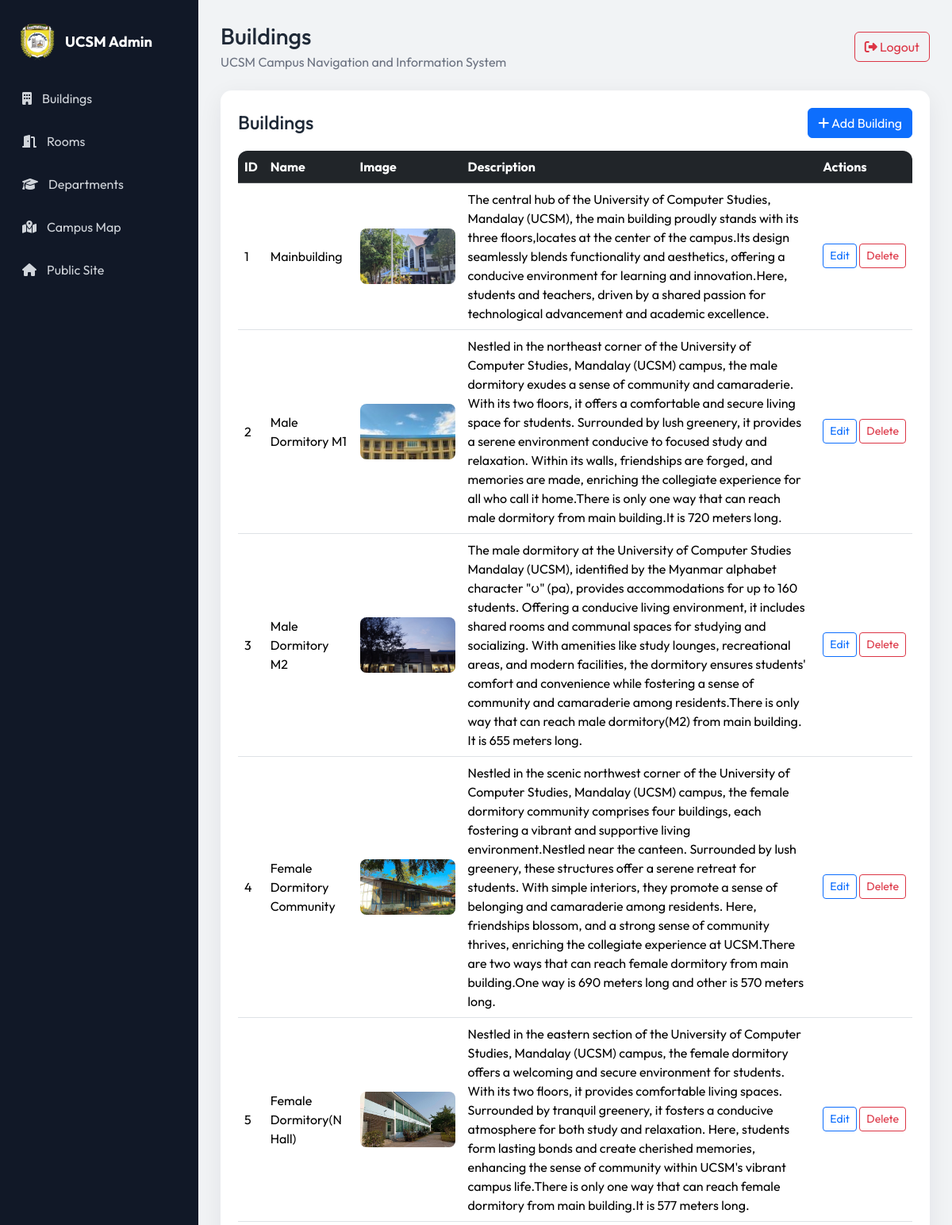
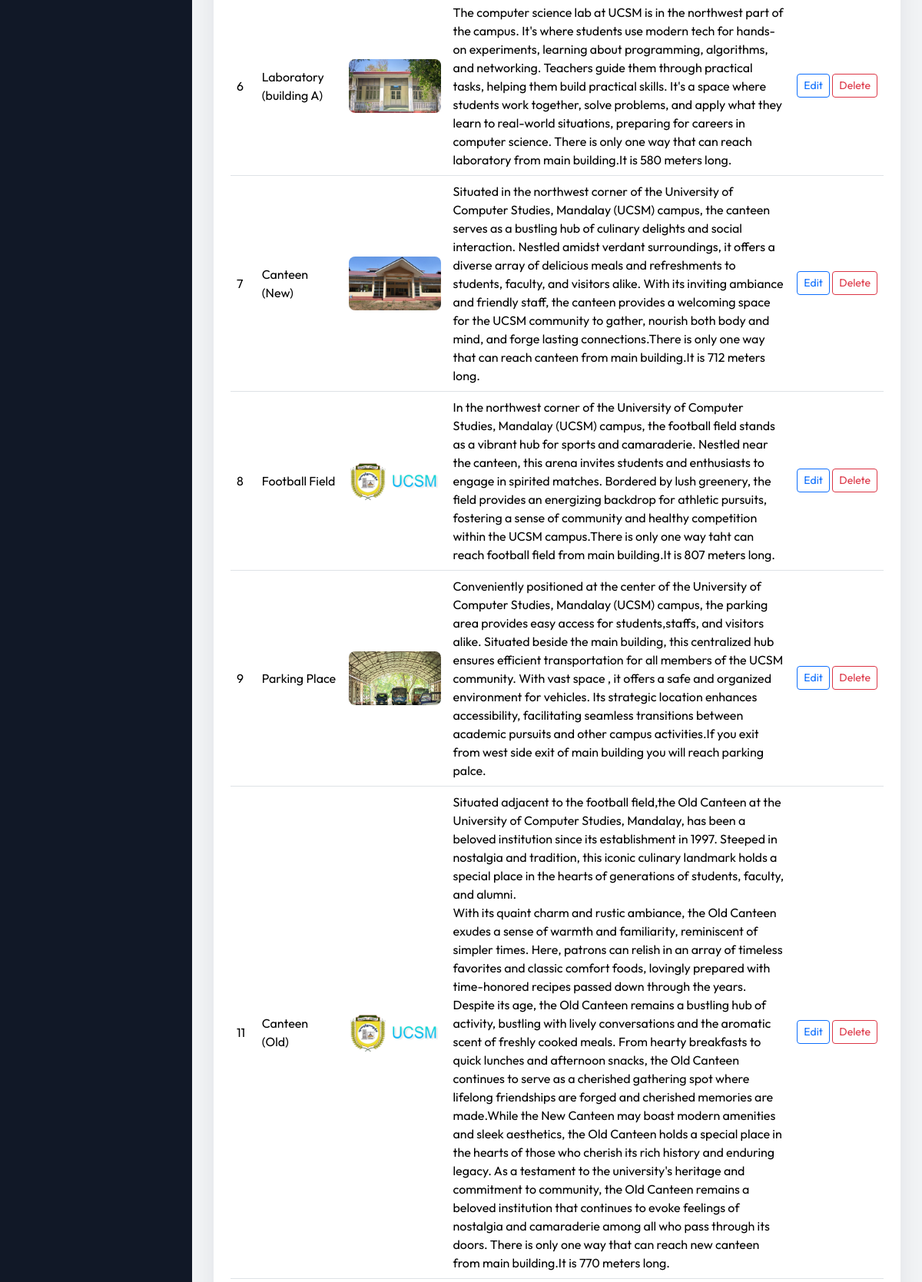
The app's page /adminpage.php (signed in, upper part) with its own data (2 pictures, top to bottom).
### tables this page shows
CREATE TABLE `buildings` (
  `id` int(225) NOT NULL,
  `bname` varchar(200) DEFAULT NULL,
  `img` longblob NOT NULL,
  `description` text DEFAULT NULL
);

### includes/helpers.php (called while the page is built, shortened)
<?php
function e(?string $value): string
{
    return htmlspecialchars((string)$value, ENT_QUOTES, 'UTF-8');
}

### bootstrap.php (called while the page is built, shortened)
<?php
require_once __DIR__ . '/includes/helpers.php';
require_once __DIR__ . '/classes/Building.php';
$db = Database::getInstance()->connection();
$buildingModel = new Building($db);

### classes/Building.php (called while the page is built, shortened)
<?php
final class Building
{
    public function all(): array
    {
        $result = $this->db->query('SELECT id, bname, img, description FROM buildings ORDER BY id');
        return $result->fetch_all(MYSQLI_ASSOC);
    }
}

### adminpage.php (the view, shortened to what this page needs)
<?php
require __DIR__ . '/includes/auth_guard.php';
try { $buildings = $buildingModel->all(); } catch(Throwable $e){ error_log($e->getMessage()); flash('danger','Buildings could not be loaded.'); $buildings=[]; }
$pageTitle='Buildings'; require __DIR__.'/includes/admin_header.php';
?>
<div class="admin-card"><div class="d-flex flex-wrap justify-content-between align-items-center gap-2 mb-3"><h2 class="h4 mb-0">Buildings</h2><a class="btn btn-primary" href="add-new.php"><i class="fa-solid fa-plus"></i> Add Building</a></div>
<div class="table-wrap"><table class="table table-hover admin-table"><thead class="table-dark"><tr><th>ID</th><th>Name</th><th>Image</th><th>Description</th><th>Actions</th></tr></thead><tbody>
<?php foreach($buildings as $row): ?><tr><td><?= (int)$row['id'] ?></td><td><?= e($row['bname']) ?></td><td><?php if($row['img']): ?><img src="<?= e($row['img']) ?>" alt="<?= e($row['bname']) ?>"><?php endif; ?></td><td><?= nl2br(e($row['description'])) ?></td><td class="text-nowrap"><a class="btn btn-sm btn-outline-primary" href="edit.php?id=<?= (int)$row['id'] ?>">Edit</a> <form class="d-inline" action="delete.php" method="post" onsubmit="return confirm('Delete this building and its associated rooms and departments?');"><input type="hidden" name="csrf_token" value="<?= e(csrf_token()) ?>"><input type="hidden" name="id" value="<?= (int)$row['id'] ?>"><button class="btn btn-sm btn-outline-danger">Delete</button></form></td></tr><?php endforeach; ?>
</tbody></table></div></div><?php require __DIR__.'/includes/admin_footer.php'; ?>

### includes/admin_header.php (shortened to what this page needs)
<!doctype html>
<html lang="en">
<head>
<link rel="stylesheet" href="https://cdn.jsdelivr.net/npm/bootstrap@5.3.3/dist/css/bootstrap.min.css">
<link rel="stylesheet" href="https://cdnjs.cloudflare.com/ajax/libs/font-awesome/6.6.0/css/all.min.css">
<link rel="stylesheet" href="admin.css">
</head>
<body class="admin-body">
<div class="admin-shell">
<?php require __DIR__ . '/admin_sidebar.php'; ?>
<main class="admin-main">
<div class="admin-topbar">
<div><h1><?= e($pageTitle) ?></h1><p>UCSM Campus Navigation and Information System</p></div>
<a class="btn btn-outline-danger" href="logout.php"><i class="fa-solid fa-right-from-bracket"></i> Logout</a>
</div>

### includes/admin_sidebar.php (shortened to what this page needs)
<aside class="admin-sidebar" id="adminSidebar">
  <a class="admin-brand" href="adminpage.php"><img src="upimage/ucsm.png" alt="UCSM"><span>UCSM Admin</span></a>
  <nav>
    <a href="adminpage.php"><i class="fa-solid fa-building"></i><span>Buildings</span></a>
    <a href="new_buildingAdmin.php"><i class="fa-solid fa-door-open"></i><span>Rooms</span></a>
    <a href="new_DepartmentAdmin.php"><i class="fa-solid fa-graduation-cap"></i><span>Departments</span></a>
    <a href="map.html"><i class="fa-solid fa-map-location-dot"></i><span>Campus Map</span></a>
    <a href="index.html"><i class="fa-solid fa-house"></i><span>Public Site</span></a>
  </nav>
</aside>

### includes/admin_footer.php (shortened to what this page needs)
</main></div>
</body></html>

### admin.css (style rules this page uses)
:root { --sidebar:#111827;--sidebar-hover:#1f2937;--accent:#2f1fe4;--page:#f1f3f5;--card:#fff;--text:#1f2937;--muted:#6b7280 }
* { box-sizing:border-box }
html,body { margin:0;min-height:100%;font-family:Outfit,system-ui,sans-serif;background:var(--page);color:var(--text) }
.admin-shell { min-height:100vh }
.admin-sidebar { position:fixed;inset:0 auto 0 0;width:250px;background:var(--sidebar);color:#fff;padding:22px 14px;z-index:1050;overflow-y:auto }
.admin-brand { display:flex;align-items:center;gap:12px;color:#fff;text-decoration:none;font-weight:700;font-size:1.15rem;padding:8px 10px 24px }
.admin-brand img { width:46px;height:46px;object-fit:contain }
.admin-sidebar nav { display:grid;gap:6px }
.admin-sidebar nav a { display:flex;align-items:center;gap:13px;color:#d1d5db;text-decoration:none;padding:12px 14px;border-radius:10px }
.admin-main { margin-left:250px;padding:28px;min-width:0 }
.admin-topbar { display:flex;align-items:center;justify-content:space-between;gap:20px;margin-bottom:24px }
.admin-topbar h1 { font-size:1.8rem;margin:0 }
.admin-topbar p { margin:3px 0 0;color:var(--muted) }
.admin-card { background:var(--card);border-radius:14px;box-shadow:0 8px 30px rgba(15,23,42,.07);padding:22px }
.table-wrap { width:100%;overflow-x:auto;border-radius:12px }
.admin-table { min-width:850px }
.admin-table img { width:120px;height:70px;object-fit:cover;border-radius:8px }
.admin-table td,.admin-table th { vertical-align:middle }

### records on screen
buildings: id "1", bname "Mainbuilding", img (picture), description "The central hub of the University of Computer Studies, Mandalay (UCSM), the main building proudly stands with its three floors,locates at the center of the campus.Its design seamlessly blends functionality and aesthetics, offering a conducive environment for learning and innovation.Here, students and teachers, driven by a shared passion for technological advancement and academic excellence."
buildings: id "2", bname "Male Dormitory M1", img (picture), description "Nestled in the northeast corner of the University of Computer Studies, Mandalay (UCSM) campus, the male dormitory exudes a sense of community and camaraderie. With its two floors, it offers a comfortable and secure living space for students. Surrounded by lush greenery, it provides a serene environment conducive to focused study and relaxation. Within its walls, friendships are forged, and memories are made, enriching the collegiate experience for all who call it home.There is only one way that can reach male dormitory from main building.It is 720 meters long."
buildings: id "3", bname "Male Dormitory M2", img (picture), description "The male dormitory at the University of Computer Studies Mandalay (UCSM), identified by the Myanmar alphabet character \"ပ\" (pa), provides accommodations for up to 160 students. Offering a conducive living environment, it includes shared rooms and communal spaces for studying and socializing. With amenities like study lounges, recreational areas, and modern facilities, the dormitory ensures students' comfort and convenience while fostering a sense of community and camaraderie among residents.There is only way that can reach male dormitory(M2) from main building. It is 655 meters long."
buildings: id "4", bname "Female Dormitory Community", img (picture), description "Nestled in the scenic northwest corner of the University of Computer Studies, Mandalay (UCSM) campus, the female dormitory community comprises four buildings, each fostering a vibrant and supportive living environment.Nestled near the canteen. Surrounded by lush greenery, these structures offer a serene retreat for students. With simple interiors, they promote a sense of belonging and camaraderie among residents. Here, friendships blossom, and a strong sense of community thrives, enriching the collegiate experience at UCSM.There are two ways that can reach female dormitory from main building.One way is 690 meters long and other is 570 meters long."
buildings: id "5", bname "Female Dormitory(N Hall)", img (picture), description "Nestled in the eastern section of the University of Computer Studies, Mandalay (UCSM) campus, the female dormitory offers a welcoming and secure environment for students. With its two floors, it provides comfortable living spaces. Surrounded by tranquil greenery, it fosters a conducive atmosphere for both study and relaxation. Here, students form lasting bonds and create cherished memories, enhancing the sense of community within UCSM's vibrant campus life.There is only one way that can reach female dormitory from main building.It is 577 meters long."
buildings: id "6", bname "Laboratory (building A)", img (picture), description "The computer science lab at UCSM is in the northwest part of the campus. It's where students use modern tech for hands-on experiments, learning about programming, algorithms, and networking. Teachers guide them through practical tasks, helping them build practical skills. It's a space where students work together, solve problems, and apply what they learn to real-world situations, preparing for careers in computer science. There is only one way that can reach laboratory from main building.It is 580 meters long."
buildings: id "7", bname "Canteen (New)", img (picture), description "Situated in the northwest corner of the University of Computer Studies, Mandalay (UCSM) campus, the canteen serves as a bustling hub of culinary delights and social interaction. Nestled amidst verdant surroundings, it offers a diverse array of delicious meals and refreshments to students, faculty, and visitors alike. With its inviting ambiance and friendly staff, the canteen provides a welcoming space for the UCSM community to gather, nourish both body and mind, and forge lasting connections.There is only one way that can reach canteen from main building.It is 712 meters long."
buildings: id "8", bname "Football Field", img (picture), description "In the northwest corner of the University of Computer Studies, Mandalay (UCSM) campus, the football field stands as a vibrant hub for sports and camaraderie. Nestled near the canteen, this arena invites students and enthusiasts to engage in spirited matches. Bordered by lush greenery, the field provides an energizing backdrop for athletic pursuits, fostering a sense of community and healthy competition within the UCSM campus.There is only one way taht can reach football field from main building.It is 807 meters long."
buildings: id "9", bname "Parking Place", img (picture), description "Conveniently positioned at the center of the University of Computer Studies, Mandalay (UCSM) campus, the parking area provides easy access for students,staffs, and visitors alike. Situated beside the main building, this centralized hub ensures efficient transportation for all members of the UCSM community. With vast space , it offers a safe and organized environment for vehicles. Its strategic location enhances accessibility, facilitating seamless transitions between academic pursuits and other campus activities.If you exit from west side exit of main building you will reach parking palce."
buildings: id "11", bname "Canteen (Old)", img (picture), description "Situated adjacent to the football field,the Old Canteen at the University of Computer Studies, Mandalay, has been a beloved institution since its establishment in 1997. Steeped in nostalgia and tradition, this iconic culinary landmark holds a special place in the hearts of generations of students, faculty, and alumni. With its quaint charm and rustic ambiance, the Old Canteen exudes a sense of warmth and familiarity, reminiscent of simpler times. Here, patrons can relish in an array of timeless favorites and classic comfort foods, lovingly prepared with time-honored recipes passed down through the years. Despite its age, the Old Canteen remains a bustling hub of activity, bustling with…"

### other values on screen
$pageTitle "Buildings"
